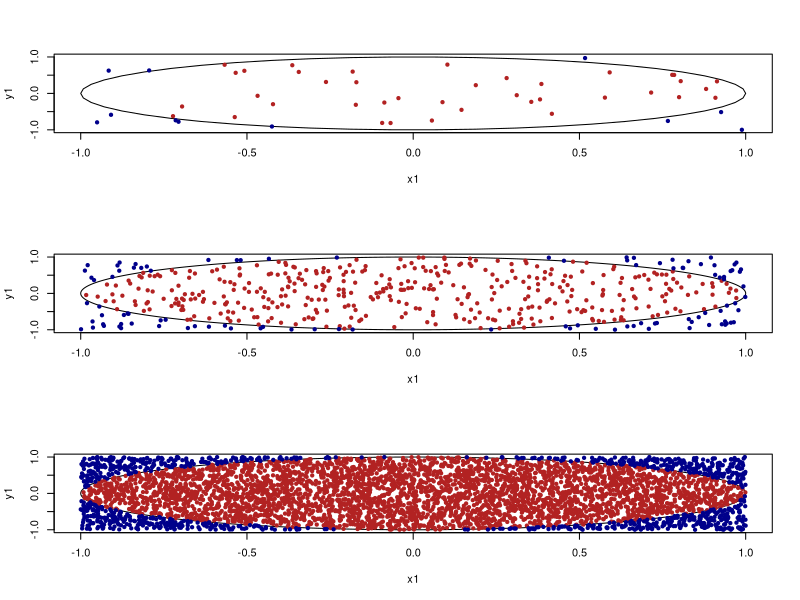
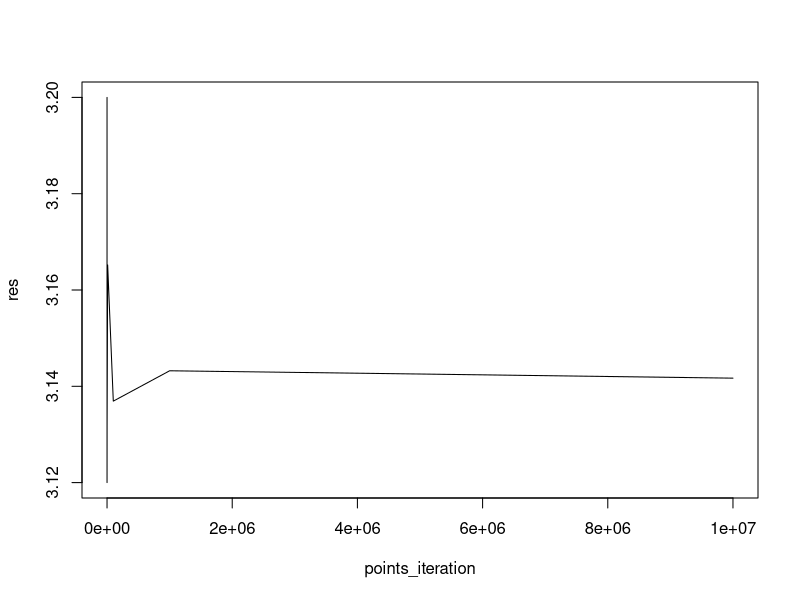
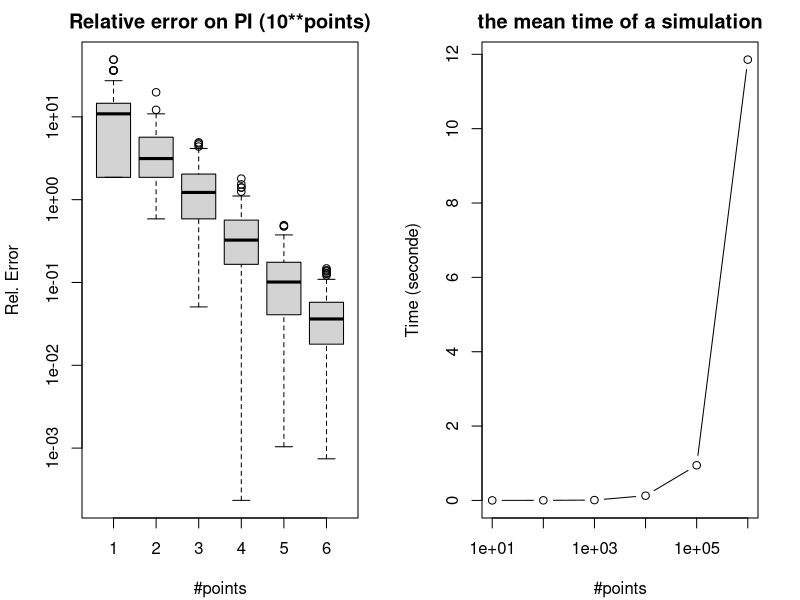

Reproduce these figures in R, in order. (Note: this script raises an error after producing the figures.)
# @ : Youssef AIT ALI
# Seconde year bachelor at Nice University (MASS)
# 

# Goal : Simulate an approximation value for PIE using Monte Carlo method

#library(ggplot2)

rm(list = ls())
set.seed(123)

Circle <- function(n, r = 1)
{
  # Example of Monte Carlo simulation for a circle
  # This example will help as to understand how we can
  # compute an approximate value of pie
  
  # n ; Number of iteration (simulation)
  # r : is a the circle ray
  
  # ---> 1 - Let's draw a circle
  angles <- seq(0, 2 * pi, length.out = n + 1)
  
  x1 <- r * cos(angles)
  y1 <- r * sin(angles)
  
  # ---> 2 - Generate a couple of random points
  
  x_random <- runif(n, -r, r)
  y_random <- runif(n, -r, r)
  
  # ---> 3 - Verify if our couple points are inside the circle
  
  # This will give us a list of position where (x,y) couple are inside the circle
  inside_circle <- which(sqrt(x_random^2 + y_random^2) <= r)
  
  # Visualization
  plot(x1, y1, type ="l") # Show the circle
  points(x_random[inside_circle], y_random[inside_circle], col='firebrick', pch=20) # Show the points inside the circle
  points(x_random[-inside_circle], y_random[-inside_circle], col='darkblue', pch=20) # Show the points outside the circle
  
}

## Observation #################################################################
# After this example, we can see clairly how we can compute
# the pie value approximatly
# we can see that we create a circle inside a square
# and by showing the point inside and outside the circle
# we can find a relation ship that help us to get an estimation
# of pie value.
# (area of circle / area square) = π∗r^2 / 4∗r^2 = π/4
# π ≈ 4∗ (simulated points within circle / total number of simulated points)
################################################################################

mc.pi <- function(n, r = 1)
  
  # The function is a simulation of monte carlo simulation
  # to compute an approximation of pie value
  
  # param : 
  # n ; Number of iteration (simulation)
  # r : is a the circle ray
{
  if(n <=1)
  {
    stop("The simulation number must be greater than 1")
  }
  
  cords <- matrix(runif(2*n, 0, r), ncol = 2)
  
  distances <- cords[, 1]**2 + cords[, 2]**2
  
  inside_circle <- sum(distances <= r)
  
  return((inside_circle/ n) * 4)
}

# PIE simulation

PIE_simulation<- function(n_ligne, n_col)
{
  # this function help us to understand more the Monte Carlo
  # simulation.
  # the goal is to create a matrix and times running vector
  # to visualize the evolution of pie estimation
  
  # param
  # n_ligne :  number of time we simulate the pie value
  # n_col : number of points used for the simulation
  
  PIE <- matrix(0, n_ligne, n_col)
  times <- numeric(n_col)
    
  for(i in 1:n_col)
  {
    start_run <- Sys.time()
    PIE[,i] <- replicate(n_ligne, mc.pi(10**i))
    end_run <- Sys.time()
    times[i] <- as.numeric(end_run - start_run)
  }
  
  ERR <- abs(PIE / pi - 1) * 100
  
  results <- list(estimation = PIE, tE = times, error = ERR)
  
  return(results)
}

## Observation #################################################################
# Using more points brings our estimation closer to the real value of pi, but 
# it also results in longer execution times.
################################################################################

# Implementing result

resultat_PIE_Simulation <- function(n_iteration_points)
{
  df <- data.frame(iteration<- 1:n_iteration_points)
  
  #df$iteration <- 1:n_iteration_points
  
  df$x <- runif(n_iteration_points, 0, 1)
  df$y <- runif(n_iteration_points, 0, 1)
  
  df$inside_circle <- ifelse(sqrt(df$x^2 + df$y^2) <= 1, 1, 0)
  
  df$PIE <- 4 * cumsum(df$inside_circle) / df$iteration
  
  df$ERR <- abs(df$PIE / pi - 1)
  
  colnames(df)[colnames(df) == colnames(df)[1]] <- "Iteration"
  
  return(df)
  
}

## main #################################
# ---> Circle visualization
par(mfrow = c(3, 1))
Circle(50)
Circle(500)
Circle(5000)

# ---> PIE estimation
points_iteration = c(10, 100, 1000, 10000, 100000, 1000000, 10000000)
res <- sapply(points_iteration, function(n) mc.pi(n))
names(res) <- points_iteration
par(mfrow = c(1,1))
plot(points_iteration, res, type = "l") # 

# ---> PIE simulation Monte Carlo
n_ligne = 200
n_col = 6

Simulation_resultat <- PIE_simulation(n_ligne, n_col) # We get our simulation

PIE <- Simulation_resultat$estimation # Defining our observation matrix

tE <- Simulation_resultat$tE # Execution time

ERR <- Simulation_resultat$error # Error between the real value of pi and our simulation matrix

# ---> ERROR AND SPEED VISUALIZATION
par(mfrow=c(1,2),mar=c(4,4,2,2)+0.1)
boxplot(ERR, main='Relative error on PI (10**points)', log='y', xlab='#points', ylab='Rel. Error')
plot(10 ** (1:n_col), tE, type='b', main='the mean time of a simulation', log='x', xlab='#points', ylab='Time (seconde)')

# ---> Data set PIE Simulation
res <- resultat_PIE_Simulation(10**6)

ggplot(res, aes(x = Iteration, y = PIE)) +
  geom_line(col = "blue") +
  geom_hline(yintercept = pi) +
  ylim(c(3, 3.3)) +
  labs(title = expression(paste("Approximation of ", pi)),
       x = "number of points",
       y = expression(paste("estimated value of ",pi)))

# ---> Save data
col_names_for_data <- 10^(1:6)

PIE <- as.data.frame(PIE)
ERR <- as.data.frame(ERR)

colnames(PIE) <- col_names_for_data
colnames(ERR) <- col_names_for_data

write.csv2(PIE, file = "PIE.csv", row.names = FALSE)
write.csv2(ERR, file = "ERR.csv", row.names = FALSE)
write.csv2(res, file = "MC_simulation_for_PIE.csv", row.names = FALSE)